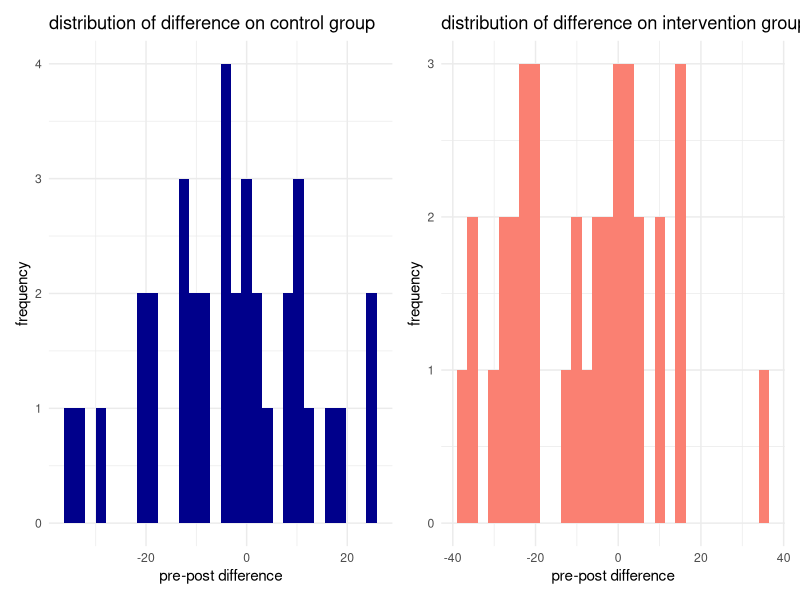
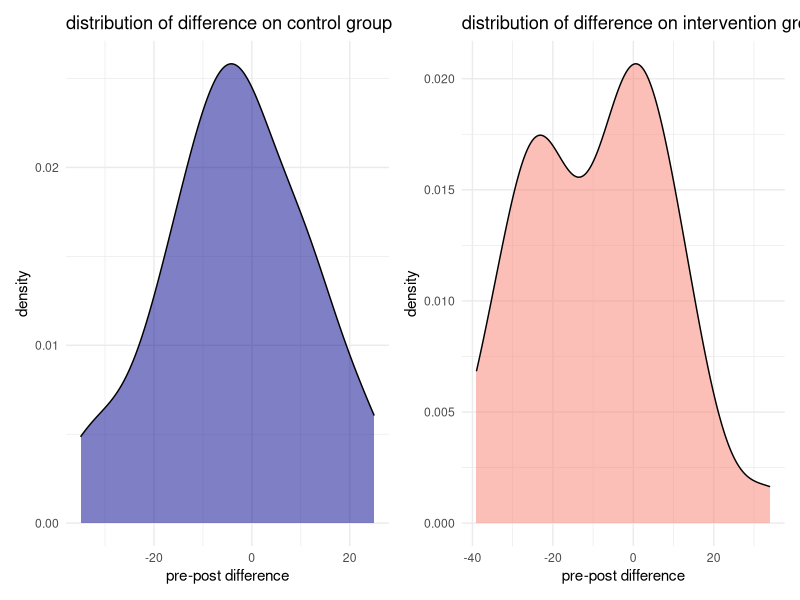

Generate these figures, in order, with R:
## ---- chunk 1
rm(list=ls())
library(readxl)
library(tidyverse)

## ---- chunk 2
#Import Data 
Exercise_df=
   read.csv("./data/Exercise.csv")
## ---- chunk 3
#creating intervention group dataframe
Exercise_df_intervention  =
Exercise_df %>%
  filter(Group==1) %>%
  mutate(difference = Systolic_POST - Systolic_PRE)



## ---- chunk 4
#perform paired-t.test
sd_diff<-sd(pull(Exercise_df_intervention,difference))
test_weight<-mean(pull(Exercise_df_intervention,difference))/(sd_diff/sqrt(length(pull(Exercise_df_intervention,difference))))
#perform paired-t.test using build-in function
t.test(pull(Exercise_df_intervention,Systolic_POST), pull(Exercise_df_intervention,Systolic_PRE), paired=T, alternative="two.sided")
## ---- chunk 5
#creating control group dataframe
Exercise_df_control  =
Exercise_df %>%
  filter(Group==0) %>%
  mutate(difference = Systolic_POST - Systolic_PRE)


## ---- chunk 6
#perform paired-t.test 
sd_diff<-sd(pull(Exercise_df_control,difference))
test_weight<-mean(pull(Exercise_df_control,difference))/(sd_diff/sqrt(length(pull(Exercise_df_control,difference))))
#perform paired-t.test using build-in function
t.test(pull(Exercise_df_control,Systolic_POST), pull(Exercise_df_control,Systolic_PRE), paired=T, alternative="two.sided")
## ---- chunk 7

#calculate the absolute difference for both group
Exercise_df_control  =
Exercise_df_control %>%
  mutate(abs_difference = abs(Systolic_POST - Systolic_PRE))

Exercise_df_intervention  =
Exercise_df_intervention %>%
  mutate(abs_difference = abs(Systolic_POST - Systolic_PRE))
## ---- chunk 8
# Test the equality of variances
F_stats<-sd(pull(Exercise_df_control,abs_difference))^2/sd(pull(Exercise_df_intervention,abs_difference))^2
F_stats
#since we know we have 36 observation, n-1=35 n-2=34
F_crit<-qf(.975, df1=35, df2=34) 
F_crit




## ---- chunk 9
#X1bar-X2bar
mean_diff=mean(pull(Exercise_df_intervention,abs_difference))-mean(pull(Exercise_df_control,abs_difference))
#pooled estimate of the variance
s_pool = sqrt(((35*sd(pull(Exercise_df_control,abs_difference))^2)+(35*sd(pull(Exercise_df_intervention,abs_difference))^2))/(36+36-2))
s_pool

t_crit <- qt(0.975,70) 
t_crit

lower=mean_diff-(t_crit*s_pool*sqrt((1/36)+(1/36)))
upper=mean_diff+(t_crit*s_pool*sqrt((1/36)+(1/36)))
lower
upper
## ---- chunk 10

knitr::opts_chunk$set(
  fig.width = 6,
    fig.asp = .6,
  out.width = "90%"
)
theme_set(theme_minimal()+theme(legend.position = "bottom"))

display_control=ggplot(Exercise_df_control, aes(x=difference)) +
  geom_histogram(fill="dark blue")+
  labs(titles = "distribution of difference on control group",
       x= "pre-post difference",
       y = "frequency"  )
display_intervention=ggplot(Exercise_df_intervention, aes(x=difference)) +
  geom_histogram(fill="salmon") + 
labs(titles = "distribution of difference on intervention group",
       x= "pre-post difference",
       y = "frequency"  )

library(patchwork)

display_control+display_intervention

display_control=ggplot(Exercise_df_control, aes(x=difference)) +
  geom_density(fill="dark blue",alpha=.5)+
  labs(titles = "distribution of difference on control group",
       x= "pre-post difference",
       y = "density"  )
display_intervention=ggplot(Exercise_df_intervention, aes(x=difference)) +
   geom_density(fill="salmon ",alpha=.5) + 
labs(titles = "distribution of difference on intervention group",
       x= "pre-post difference",
       y = "density"  )
display_control+display_intervention

## ---- chunk 11
#generae a randome sample with size=20, mean=120, sd=15
set.seed(2761)
rs1=rnorm(20, mean = 120, sd = 15)

#calculate the criticle value
(mean(rs1)-120)/(15/sqrt(20))
qnorm(0.05, mean = 0, sd = 1)
## ---- chunk 12
#creat two empty list
  l <- list()
result=list()

#generae 100 random sample with size=20, mean=120, sd=15 and store them in newly creatd list L, then record the decision of each random sample in list "result"
set.seed(2761)
for (i in 1:100){
l[i] <- list(rnorm(20, mean = 120, sd = 15))
}

for (i in 1:100){
result[i] = ifelse((mean(l[[i]])-120)/(15/sqrt(20)) < -1.645,1,0)
}
#convert list into columns
result_df = c(unlist(result))

#show the frequency of each decision
table(result_df)
## ---- chunk 13

#create two empty list
  l <- list()
result=list()

#generae 1000 random sample with size=20, mean=120, sd=15 and store them in newly creatd list L, then record the decision of each random sample in list "result"
set.seed(2761)
for (i in 1:1000){
l[i] <- list(rnorm(20, mean = 120, sd = 15))
result[i] = ifelse((mean(l[[i]])-120)/(15/sqrt(20)) < (-1.645),1,0)
}

#convert list into columns
result_df = c(unlist(result))

#show the frequency of each decision
table(result_df)
